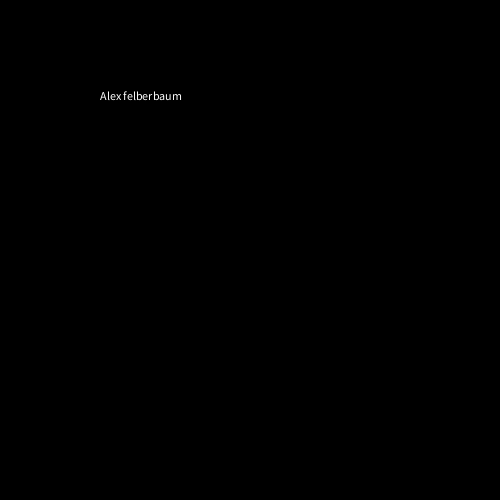
Frame 1 (no input)
Frame 60 (the mouse pressed at the canvas centre just before this capture): identical to frame 1, image omitted
Frame 120 (the mouse held since frame 60 and released just before this capture): identical to frame 1, image omitted

The Processing sketch that drew this single still picture (run headless with seeded random() and noise(); from frame 60 on, the mouse is pressed at the canvas centre):

// Processing sketch: notes_1
// ── notes_1.pde
//*inputs to processing
//mouse, keyboard, webcam, internet(acessing API's), inclusing files, code,images, 
//*outputs to processing
//sketch(GUI), console, echo Hello World 
void setup(){
  print("hell\n"); // the \n is a newline charecter
  println("world");//generally, use println() to make a line
  
  //outputting to the console is mostly useful for the coder
  
  //outputting to the GUI is for the user. 
  size(500,500);
  background(0);
  fill(255);
  text("Alex felberbaum",100,100);
  }
  //in orderd for mousepresssed to work you need to have a draw function
  
  void draw() {}
  
  void mouspressed() {
    print(mouseX, mouseY);
  }
